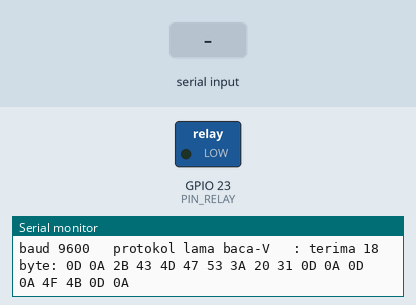
Simulated run of this sketch. Board: ESP32. On the bench: switched loads named in the sketch (green lamp = pin HIGH), the last lines printed to the serial monitor. The inputs (shaded band) are chosen by the test bench. The modem accepts every AT command (registered, SIM ready, sends succeed) and sends nothing else.

Above: at 1.7 s.
1.8 s: "1" received over Serial
At 8.0 s:
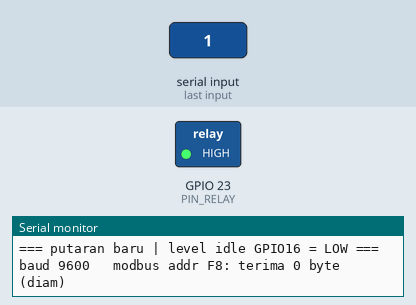
10.3 s: "0" received over Serial
At 15.3 s:
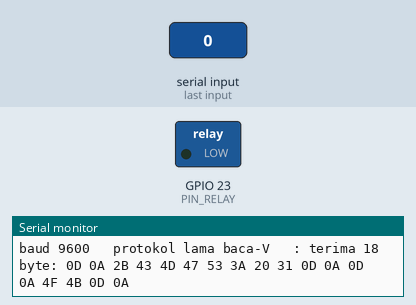
Timing chart, 0 to 16.8 s (numbered marks = the images above; inputs shaded):
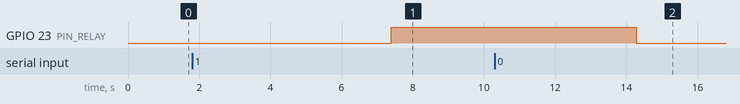

The sketch:

pzem_diag.ino
```cpp
// Diagnostik PZEM: coba beberapa baud, dua alamat Modbus, dan protokol lama PZEM-004. Tanpa Wi-Fi.
// Serial Monitor 115200. Perintah: 1 = relay ON, 0 = relay OFF (untuk mengecek jalur AC lewat bohlam).
// Satu putaran penuh sekitar 10 detik, lalu diulang. Kirim hasil satu putaran penuh.
//
// Cara baca hasil:
//   "terima 0 byte"           = PZEM diam (belum hidup, wiring/arah TX-RX, atau baud tidak cocok)
//   "terima N byte ... CRC OK" = komunikasi BERHASIL, catat baud dan alamatnya
//   ada byte tapi CRC salah    = ada sinyal, kemungkinan baud atau level sinyal

#include <Arduino.h>

#define PIN_RELAY        23
#define RELAY_ACTIVE_LOW false
#define PIN_RX           16   // dari PZEM TX lewat pembagi
#define PIN_TX           17   // ke PZEM RX
#define WAIT_MS          300

static const uint32_t BAUDS[] = {9600, 4800, 19200, 2400, 38400, 115200, 1200};
static const uint8_t  ADDRS[] = {0xF8, 0x01};

static uint16_t crc16(const uint8_t *buf, size_t len) {
  uint16_t crc = 0xFFFF;
  for (size_t k = 0; k < len; k++) {
    crc ^= buf[k];
    for (int b = 0; b < 8; b++) crc = (crc & 1) ? (crc >> 1) ^ 0xA001 : (crc >> 1);
  }
  return crc;
}

static void setRelay(bool on) {
  digitalWrite(PIN_RELAY, (on ^ RELAY_ACTIVE_LOW) ? HIGH : LOW);
  Serial.printf("# relay %s\n", on ? "ON" : "OFF");
}

// Kirim frame, tunggu balasan, kembalikan jumlah byte (maks 32).
static size_t transact(const uint8_t *req, size_t reqLen, uint8_t *buf) {
  while (Serial2.available()) Serial2.read();
  Serial2.write(req, reqLen);
  Serial2.flush();
  size_t n = 0;
  uint32_t t0 = millis(), lastByte = t0;
  while (millis() - t0 < WAIT_MS && n < 32) {
    if (Serial2.available()) { buf[n++] = Serial2.read(); lastByte = millis(); }
    else if (n > 0 && millis() - lastByte > 20) break;
    else delay(1);
  }
  return n;
}

static void printHex(const uint8_t *b, size_t n) {
  for (size_t k = 0; k < n; k++) Serial.printf(" %02X", b[k]);
}

static void tryModbus(uint32_t baud, uint8_t addr) {
  uint8_t req[8] = {addr, 0x04, 0x00, 0x00, 0x00, 0x0A, 0, 0};
  uint16_t c = crc16(req, 6);
  req[6] = c & 0xFF; req[7] = c >> 8;
  uint8_t buf[32];
  size_t n = transact(req, 8, buf);
  Serial.printf("baud %-6lu modbus addr %02X: terima %u byte", (unsigned long)baud, addr, (unsigned)n);
  if (n > 0) {
    Serial.print(":"); printHex(buf, n);
    if (n >= 5) {
      uint16_t cc = crc16(buf, n - 2);
      bool ok = buf[n - 2] == (cc & 0xFF) && buf[n - 1] == (cc >> 8);
      Serial.print(ok ? "  -> CRC OK" : "  -> CRC SALAH");
      if (ok && n == 25) {
        float v = (((uint16_t)buf[3] << 8) | buf[4]) / 10.0f;
        Serial.printf("  (V=%.1f)  <<< BERHASIL", v);
      }
    }
  } else Serial.print(" (diam)");
  Serial.println();
}

// Protokol lama PZEM-004 (bukan V3): set alamat B4 C0 A8 01 01 00 1E -> balasan A4; baca V: B0 ... 1A -> A0.
static void tryLegacy() {
  uint8_t buf[32];
  const uint8_t setAddr[7] = {0xB4, 0xC0, 0xA8, 0x01, 0x01, 0x00, 0x1E};
  const uint8_t readV[7]   = {0xB0, 0xC0, 0xA8, 0x01, 0x01, 0x00, 0x1A};
  size_t n = transact(setAddr, 7, buf);
  Serial.printf("baud 9600   protokol lama set-alamat: terima %u byte", (unsigned)n);
  if (n) { Serial.print(":"); printHex(buf, n); } else Serial.print(" (diam)");
  Serial.println();
  n = transact(readV, 7, buf);
  Serial.printf("baud 9600   protokol lama baca-V   : terima %u byte", (unsigned)n);
  if (n) { Serial.print(":"); printHex(buf, n); } else Serial.print(" (diam)");
  Serial.println();
}

void setup() {
  digitalWrite(PIN_RELAY, RELAY_ACTIVE_LOW ? HIGH : LOW);
  pinMode(PIN_RELAY, OUTPUT);
  Serial.begin(115200);
  delay(500);
  Serial.println("\n# PZEM diagnostik. Perintah: 1=relay ON, 0=relay OFF");
}

void loop() {
  while (Serial.available()) {
    char c = Serial.read();
    if (c == '1') setRelay(true);
    else if (c == '0') setRelay(false);
  }

  // Level idle jalur RX sebelum UART dipasang: harus HIGH bila TX PZEM hidup dan terhubung.
  pinMode(PIN_RX, INPUT);
  delay(5);
  Serial.printf("\n=== putaran baru | level idle GPIO%d = %s ===\n", PIN_RX, digitalRead(PIN_RX) ? "HIGH" : "LOW");

  for (uint32_t baud : BAUDS) {
    Serial2.begin(baud, SERIAL_8N1, PIN_RX, PIN_TX);
    delay(50);
    for (uint8_t a : ADDRS) tryModbus(baud, a);
    if (baud == 9600) tryLegacy();
    Serial2.end();
  }
  delay(2000);
}
```

Measured:
- after the input at 1.8 s, GPIO 23 (PIN_RELAY): LOW → HIGH after 5.6 s
- after the input at 10.3 s, GPIO 23 (PIN_RELAY): HIGH → LOW after 4.0 s
